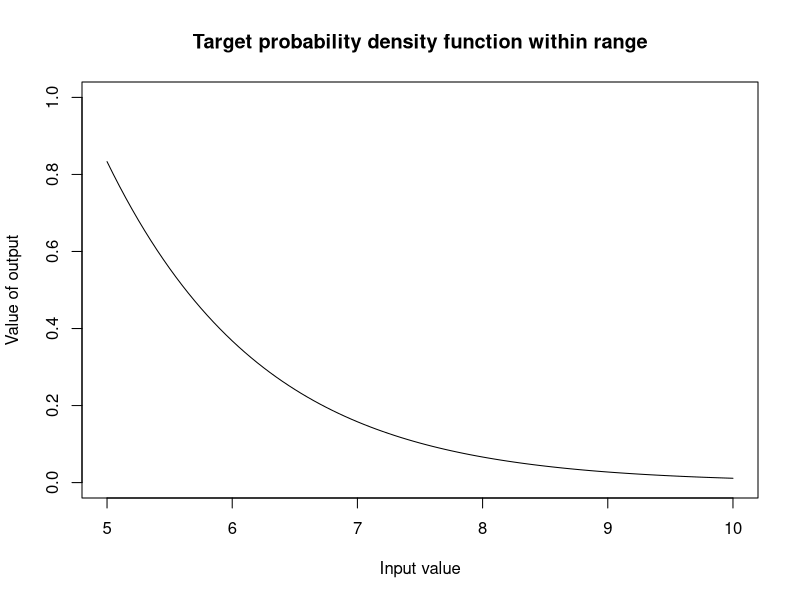
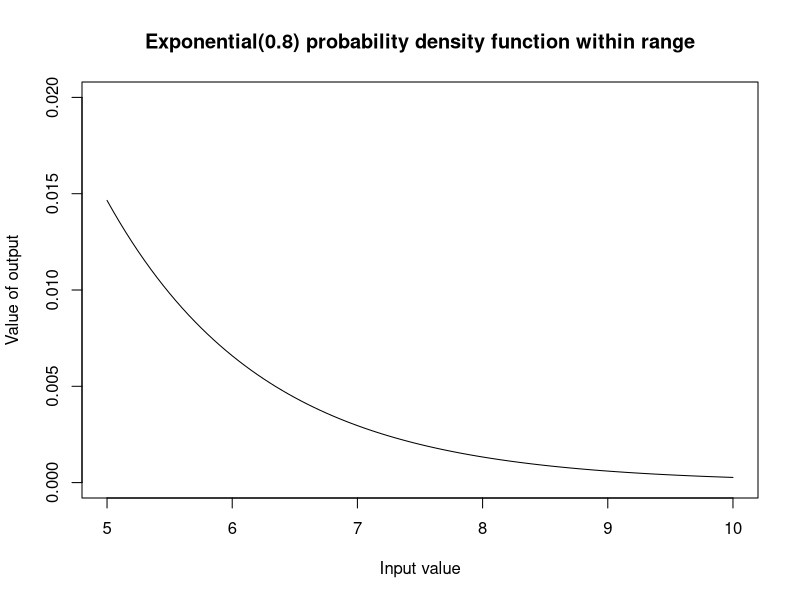
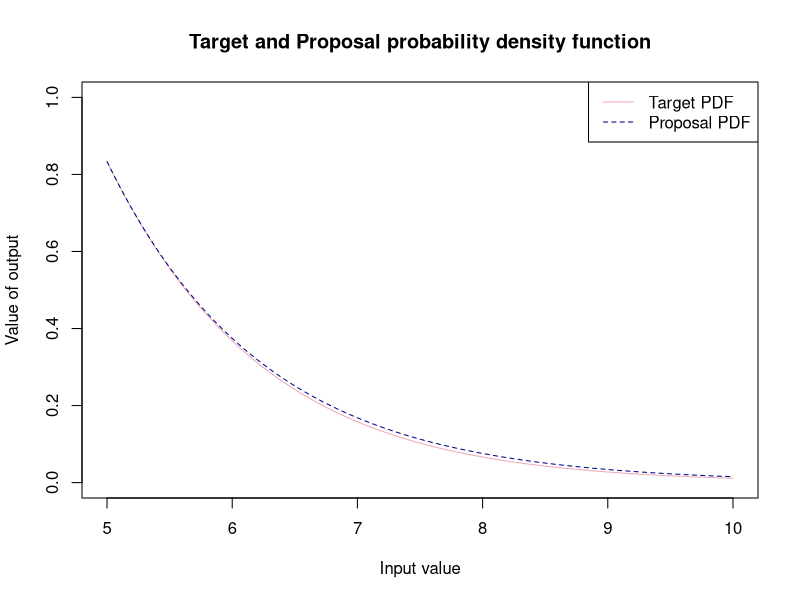
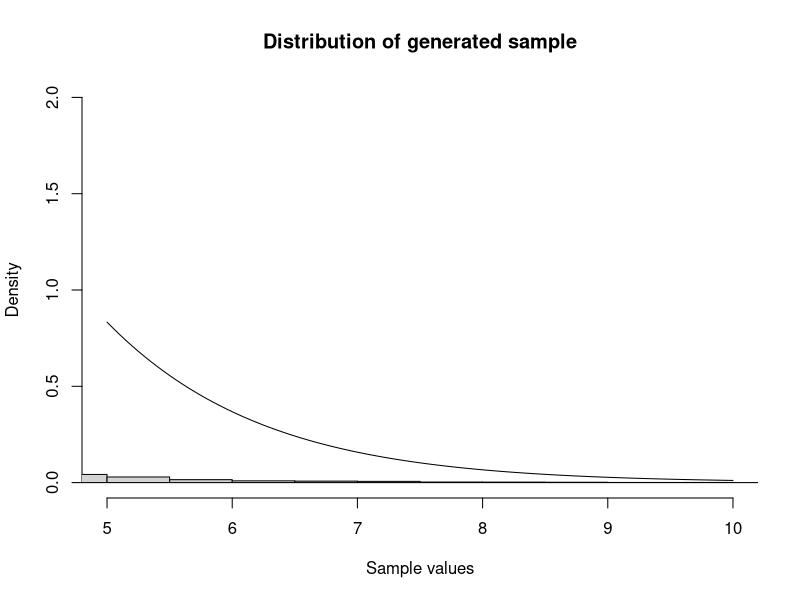
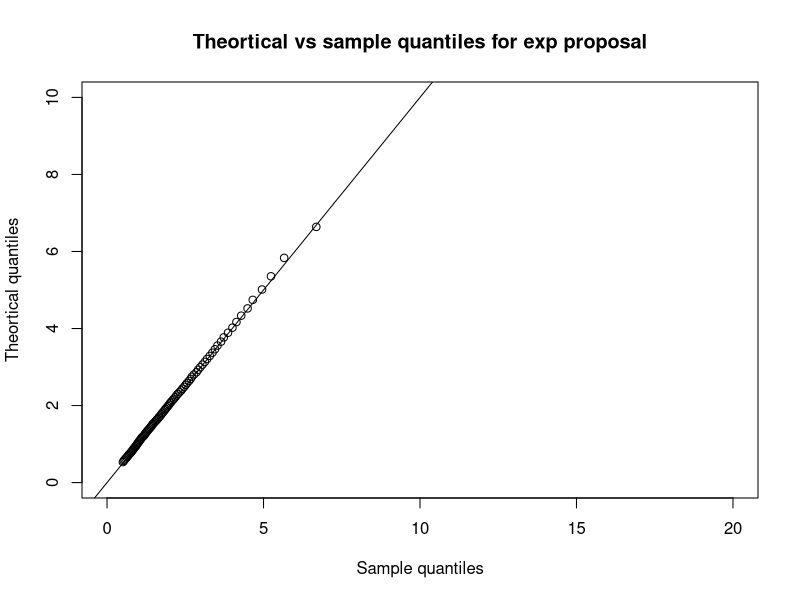
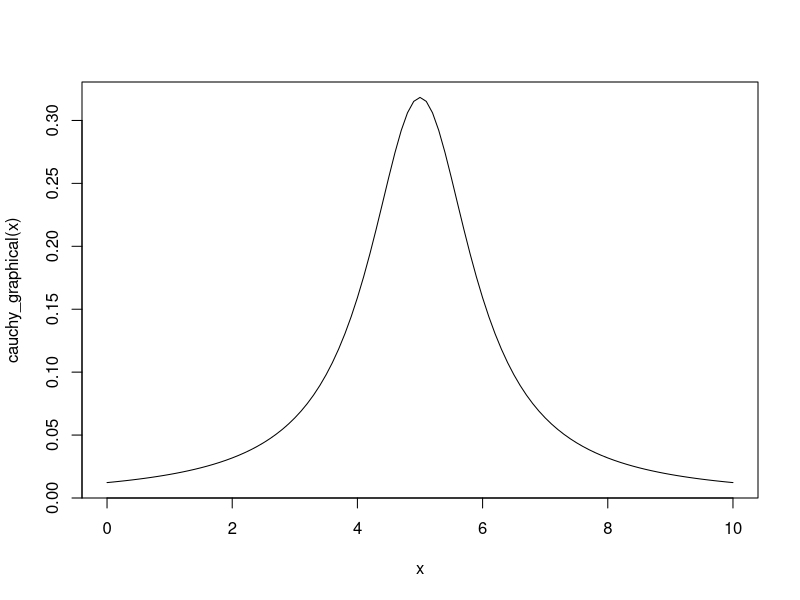
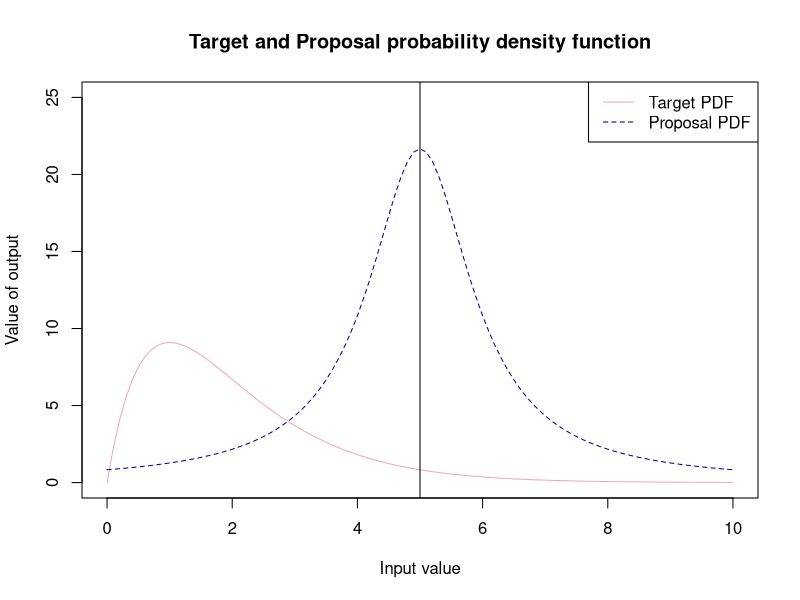
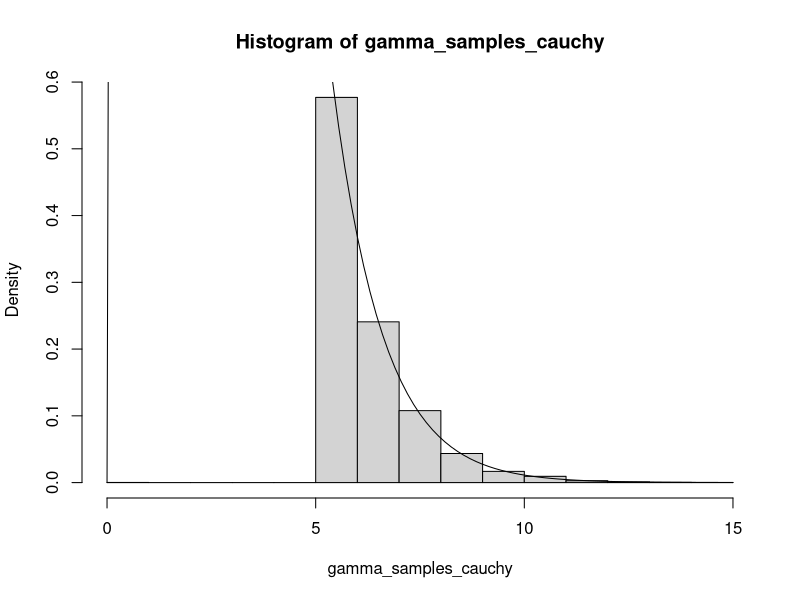

Reproduce these figures in R, in order.
#-----------------------------------#
#-REJECTION SAMPLING - Gamma(2,1) --#----
#-----------------------------------#
#Defining our target pdf (density function to sample from) --------------------------
target_pdf<-function(x){
  (x*exp(-x))/(6*exp(-5)) # to incorporate bounds
}

target_pdf_graphical<-function(x){
   (x*exp(-x))/(6*exp(-5))  # plotting the whole function  
}

# Let's graph the target probability where x >= 5 
curve(target_pdf(x), from = 5, to = 10, 
      xlab = "Input value",
      ylab = "Value of output",
      main = "Target probability density function within range", col = "black", ylim = c(0,1))

#--------------------------------#
#--EXPONENTIAL PROPOSAL----------#----
#-------------------------------#
#Defining proposal pdf number generator(density that we easily sample from to use to accept or reject)--
exp_generator<- function(x){
  y <- rexp(1,0.8)     # generate a sample from exponential where lambda = 1
  ifelse(y>=5,y ,0 )   # accept and return value of greater than or equal to 5
  y
}

# Defining function to  graph our expoential. 
exp_graphical<- function(x){
  0.8*exp(-0.8*x) # used to plot exponential proposal
}

# Let's graph the proposal probability 
curve(exp_graphical(x), from = 5, to = 10, 
      xlab = "Input value",
      ylab = "Value of output",
      main = "Exponential(0.8) probability density function within range", col = "black", ylim = c(0,0.02))

# Graphing our target  and proposal probability density functions 
M <- ((5*exp(-5))/(6*exp(-5)))/(0.8*exp(-0.8*5)) # max point of both is x = 5

# PDF compared to exp(0.8) across greater range x within (0,10)
curve(target_pdf_graphical(x), from = 5, to = 10, 
      xlab = "Input value",
      ylab = "Value of output",
      main = "Target and Proposal probability density function", col = "pink2", ylim = c(0,1))

curve( M* exp_graphical(x), from = 5, to = 10,
      xlab = "Input value",
      ylab = "Output value",
      main = "Proposal probability density funtion", add= T ,col = "blue4", lty = 2)
legend("topright", legend = c("Target PDF", "Proposal PDF"), 
       col = c("pink2", "blue4"), lty = c(1, 2))

#Rejection Sampling function -----------------------------------------------------
set.seed(123)
exp_acc_rej<-function(){
  
  set.seed(123)
  n<-5000
  sample_y<-numeric(n)
  number <- 0
  count<-0
  total_sample <-numeric(0)
  
  while(count<n) {
   
    #generated sample from proposal 
    y <- exp_generator()
    #uniform comparison
    u<- runif(1,0,1)
    #number of total generated samples
    number <- number + 1
    total_sample[number] <- y
    acceptance_rate <- round((length(sample_y)/ length(total_sample))*100 , digits = 3)
    
    #accept or reject criteria
    
    if( u <= target_pdf(y)/ (M * exp_graphical(y))){
    count<- count +1
    sample_y[count]<-y
    }
  }
  number_of_samples <- length(total_sample)
  text <- "Acceptance rate:"
  percent <- "%"
  output<-paste(text,acceptance_rate,percent) #combining types to have preferred output 
  list( acceptance_rate = output, samples = sample_y, no_of_samples = number_of_samples ) #list of output from this function
}


list<- exp_acc_rej()   #creating a list of the acceptance rate and valid samples 
samples_gamma <- list$samples #creating a vector of the samples 
ac_rate <- list$acceptance_rate #acceptance rate 
no_samples <-list$no_of_samples  #number of total samples 
# Graphical display of distribution of sample and pdf ------------- -----------
# Using Histogram -------------------------------------------------------------
hist(samples_gamma, freq = FALSE,
     main = "Distribution of generated sample",
     xlab = "Sample values", ylim = c(0,2), xlim =c(5,10),
     breaks =20)
curve(target_pdf(x), add = TRUE)

# QQplot ----------------------------------------------------------------------
# We will now use a QQplot 
# Quantiles of the sample data 
sample_quantiles <- quantile(samples_gamma, probs = seq(0.1,1,0.01))
theoretical_quantiles <- qgamma(p = seq(0.1,1,0.01), shape =2 , rate =1)

plot(sample_quantiles, theoretical_quantiles, xlim = c(0,20), ylim = c(0,10),
     main = "Theortical vs sample quantiles for exp proposal",
     ylab = "Theortical quantiles",
     xlab = "Sample quantiles")

abline(a= 0, b = 1)

# Conclusion
# We can see that using en exponential(1) is very inefficient as most values are that we generate are 
# Exp(1) is very inefficient - generates many values to get sample size = 5000 
# Mean of exp = 1, mean of gamma = 2 so our QQ-plot shows mean of exp < mean of gamma 
# We can look into being more efficient 

#--------------------------------#
#--CAUCHY PROPOSAL--------------#----
#-------------------------------#
cauchy_generator<- function(x){
  y <- rcauchy(1, 5)
  ifelse(y>=5,y,0)
}

cauchy_graphical<- function(x){
  (1/pi)*(1/(1+(x-5)^2))
}

curve(cauchy_graphical(x), from = 0, to =10)

#Scaling factor with Cauchy proposal ------------------------------------------
M_cauchy <- ((5*exp(-5))/(6*exp(-5)))/((1/pi)*(1/(1+5^2)))

curve(target_pdf_graphical(x), from = 0, to = 10, 
      xlab = "Input value",
      ylab = "Value of output",
      main = "Target and Proposal probability density function", col = "pink2", ylim = c(0,25))
abline(v = 5)
curve( M_cauchy * cauchy_graphical(x), from = 0, to = 10,
       xlab = "Input value",
       ylab = "Output value",
       main = "Proposal probability density funtion", add= T ,col = "blue4", lty = 2)
legend("topright", legend = c("Target PDF", "Proposal PDF"), 
       col = c("pink2", "blue4"), lty = c(1, 2))

# Rejection sampling function ----------------------------------------------
set.seed(123)
rgamma_2_1_cauchy <- function(n){
  rgamma_samples <- numeric(n) # list to store accepted samples 
  total_samples <- numeric(0)  # store total sample size 
  count <- 1                  #iterate our  while loop
  pos <- 1
  # while loop that runs until we have 5000 accepted samples 
  while (count < n) {
    # random value from a uniform distribution for comparison
    u <- runif(1, 0, 1)
    # value from cauchy distribution 
    x <- cauchy_generator()
    # iterating along the list 
    pos  <- pos + 1
    total_samples[pos] <- x
    
    #number of total generated samples
    pos <- pos + 1
    total_samples[pos] <- x
    acceptance_rate <- round((length(rgamma_samples)/ length(total_samples))*100 , digits = 3)
    
    # now we can use the comparison operator to accept samples if the condition is met
    if ( u <= target_pdf(x)/(M_cauchy * cauchy_graphical(x))){
      count <- count + 1
      rgamma_samples[count] <- x
    }
    
  }
  number_of_samples <- length(total_samples)
  text <- "Acceptance rate:"
  percent <- "%"
  output<-paste(text,acceptance_rate,percent) #combining types to have preferred output 
  list( acceptance_rate = output, samples = rgamma_samples, no_of_samples = number_of_samples ) #list
}

list_cauchy <- rgamma_2_1_cauchy(5000)
gamma_samples_cauchy <- list_cauchy$samples
acc_rate_cauchy <- list_cauchy$acceptance_rate
no_samples_cauchy <- list_cauchy$no_of_samples

hist(gamma_samples_cauchy, freq = F)
curve(target_pdf(x), add = TRUE)

sample_quantiles_cauchy <- quantile(gamma_samples_cauchy, probs = seq(0.1,1,0.01))
theoretical_quantiles_cauchy <- qcauchy(p = seq(0.1,1,0.01),1,1)

plot(sample_quantiles_cauchy, theoretical_quantiles_cauchy)
abline(a= 0, b = 1)

increase_efficiency <- ((no_samples-no_samples_cauchy)/no_samples)*100

# Conclusion
# Although we have. slight improvement in efficiency, the Cauchy is still very wasteful when centered on 5
# That means we always have half of the samples being unuseable fro 5 to - infinity

#--------------------------------#
#--SHIFTED EXPONENTIAL PROPOSAL--#----
#-------------------------------#
# Now let's try a shifted exponential 
# This will be our best bet since a shifted exponential distribution has the same support as Gamma 

# Shifted exp will be centered on 5 
shift_exp_generator<- function(x){
   5 + rexp(1,0.8)     # generate a sample from exponential where lambda = 1 
}

shift_exp_graphical<- function(x){
  0.8*exp(-0.8*(x-5)) # plotting exponential proposal
}

# we still have the max value of both graphs at x = 5
function_exp <- function(x) (((x*exp(-x))/(6*exp(-5)))/(0.8*exp(-0.8*(x-5))))
shift_M <- optimize(function_exp, interval = c(5,10), maximum = T)
scaling_factor <- shift_M$objective

# PDF compared to shifted exp across greater range x within (0,10)
curve(target_pdf_graphical(x), from = 5, to = 10, 
      xlab = "Input value",
      ylab = "Value of output",
      main = "Target and Proposal probability density function", col = "pink2", ylim = c(0,2))
abline(v = 5)

curve( scaling_factor * shift_exp_graphical(x), from = 5, to = 10,
       xlab = "Input value",
       ylab = "Output value",
       main = "Proposal probability density funtion", add= T ,col = "blue4", lty = 2)
legend("topright", legend = c("Target PDF", "Proposal PDF"), 
       col = c("pink2", "blue4"), lty = c(1, 2))

#Rejection Sampling function -----------------------------------------------------
set.seed(123)
shift_exp_acc_rej<-function(){
  
  set.seed(123)
  n<-5000
  sample_y<-numeric(n)
  number <- 0
  count<-0
  total_sample <-numeric(0)
  
  while(count<n) {
    
    #generated sample from proposal 
    y <- shift_exp_generator()
    #uniform comparison
    u<- runif(1,0,1)
    #number of total generated samples
    number <- number + 1
    total_sample[number] <- y
    acceptance_rate <- round((length(sample_y)/ length(total_sample))*100 , digits = 3)
    
    #accept or reject criteria
    
    if( u <= target_pdf(y)/ (scaling_factor*(shift_exp_graphical(y)))){
      count<- count +1
      sample_y[count]<-y
    }
  }
  number_of_samples <- length(total_sample)
  text <- "Acceptance rate:"
  percent <- "%"
  output<-paste(text,acceptance_rate,percent) #combining types to have preferred output 
  list( acceptance_rate = output, samples = sample_y, no_of_samples = number_of_samples ) #list of output from this function
}


shift_list<- shift_exp_acc_rej()   #creating a list of the acceptance rate and valid samples 
shift_samples_gamma <- shift_list$samples #creating a vector of the samples 
shift_ac_rate <- shift_list$acceptance_rate #acceptance rate 
shift_no_samples <-shift_list$no_of_samples  #number of total samples 
# Graphical display of distribution of sample and pdf ------------- -----------
# Using Histogram -------------------------------------------------------------
hist(shift_samples_gamma, freq = FALSE,
     main = "Distribution of generated sample",
     xlab = "Sample values", ylim = c(0,2), xlim =c(5,10),
     breaks = 20)
curve(target_pdf(x), add = TRUE)

# QQplot ----------------------------------------------------------------------
# We will now use a QQplot 
# Quantiles of the sample data 
shift_sample_quantiles <- quantile(shift_samples_gamma, probs = seq(0.01,1,0.01))
shift_theoretical_quantiles <- qgamma(p = seq(0.01,1,0.01), shape =2 , rate =1)

plot(shift_sample_quantiles, shift_theoretical_quantiles, xlim = c(0,20), ylim = c(0,10),
     main = "Theortical vs sample quantiles for exp proposal",
     ylab = "Theortical quantiles",
     xlab = "Sample quantiles")

abline(a= 0, b = 1)
